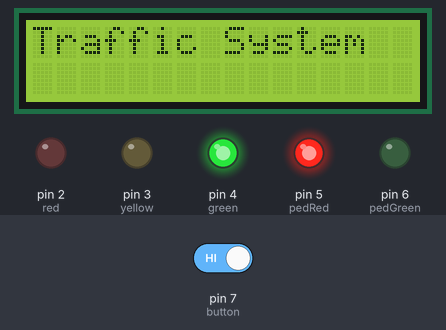
Bench run of a sketch on a simulated Arduino Uno, built with avr-gcc and run on an emulated ATmega328P. On the bench: 16×2 character LCD, output pins drawn as LEDs (lit = HIGH). The inputs (shaded band) are chosen by the test bench; at power-on: pin 7 (button) HIGH.

Above: at 6.4 s.
6.5 s: pin 7 (button) driven LOW
At 10.7 s:
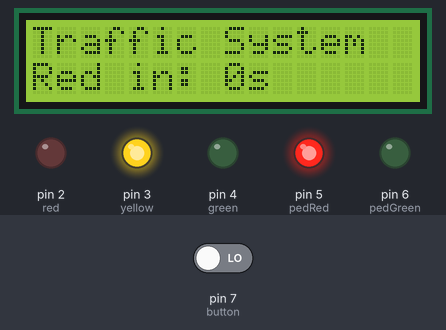
At 13.3 s:
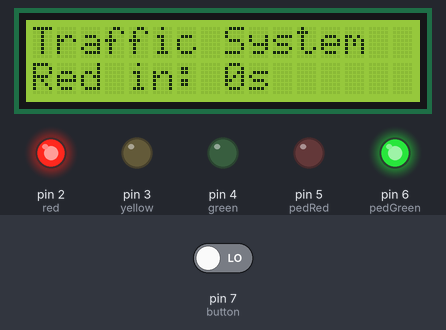
Timing chart, 0 to 18.5 s (numbered marks = the images above; inputs shaded):
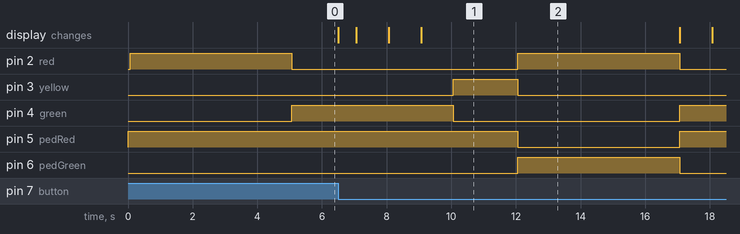

Measured:
- after the input at 6.5 s, pin 5 (pedRed): HIGH → LOW after 5.6 s, → HIGH 5.0 s later; pin 6 (pedGreen): LOW → HIGH after 5.6 s, → LOW 5.0 s later; the display: first changes at once (image 1 shows a later state)

The sketch:

TrafficLightSystem.ino
```cpp
#include <LiquidCrystal.h>

// LCD pins: RS, E, D4, D5, D6, D7
LiquidCrystal lcd(8, 9, 10, 11, 12, 13);

// Traffic LEDs
int red = 2;
int yellow = 3;
int green = 4;

// Pedestrian LEDs
int pedRed = 5;
int pedGreen = 6;

// Button
int button = 7;

// Timing (ms)
unsigned long redTime = 5000;
unsigned long greenTime = 5000;
unsigned long yellowTime = 2000;
unsigned long walkTime = 5000;

// State variables
enum TrafficState {RED, GREEN, YELLOW, PEDE_YELLOW, PEDE_WALK};
TrafficState state = RED;
unsigned long stateStart = 0;
bool pedWaiting = false;

void setup() {
  pinMode(red, OUTPUT);
  pinMode(yellow, OUTPUT);
  pinMode(green, OUTPUT);
  pinMode(pedRed, OUTPUT);
  pinMode(pedGreen, OUTPUT);
  pinMode(button, INPUT_PULLUP);

  digitalWrite(pedRed, HIGH);
  digitalWrite(pedGreen, LOW);

  lcd.begin(16, 2);
  lcd.print("Traffic System");

  stateStart = millis();
}

void loop() {
  unsigned long now = millis();

  // Check pedestrian button anytime during GREEN
  if (digitalRead(button) == LOW && state == GREEN) {
    pedWaiting = true;
    int remaining = (greenTime - (now - stateStart)) / 1000;
    if (remaining < 0) remaining = 0;
    lcd.setCursor(0, 1);
    lcd.print("Red in: ");
    lcd.print(remaining);
    lcd.print("s   ");
  }

  switch (state) {
    case RED:
      digitalWrite(red, HIGH);
      digitalWrite(yellow, LOW);
      digitalWrite(green, LOW);
      digitalWrite(pedRed, HIGH);
      digitalWrite(pedGreen, LOW);
      if (now - stateStart >= redTime) {
        state = GREEN;
        stateStart = now;
        pedWaiting = false;
        lcd.setCursor(0,1);
        lcd.print("                "); // clear line
      }
      break;

    case GREEN:
      digitalWrite(red, LOW);
      digitalWrite(yellow, LOW);
      digitalWrite(green, HIGH);
      if (now - stateStart >= greenTime) {
        if (pedWaiting) {
          state = PEDE_YELLOW; // add yellow before pedestrian walk
        } else {
          state = YELLOW;
        }
        stateStart = now;
      }
      break;

    case YELLOW:
      digitalWrite(green, LOW);
      digitalWrite(yellow, HIGH);
      if (now - stateStart >= yellowTime) {
        state = RED;
        stateStart = now;
      }
      break;

    case PEDE_YELLOW:
      // Yellow before pedestrian walk
      digitalWrite(green, LOW);
      digitalWrite(yellow, HIGH);
      digitalWrite(red, LOW);
      if (now - stateStart >= yellowTime) {
        state = PEDE_WALK;
        stateStart = now;
        digitalWrite(yellow, LOW);
        digitalWrite(red, HIGH); // red for traffic during pedestrian walk
      }
      break;

    case PEDE_WALK:
      digitalWrite(red, HIGH);
      digitalWrite(pedRed, LOW);
      digitalWrite(pedGreen, HIGH);
      if (now - stateStart >= walkTime) {
        digitalWrite(pedRed, HIGH);
        digitalWrite(pedGreen, LOW);
        state = GREEN;
        stateStart = now;
        pedWaiting = false;
      }
      break;
  }
}
```
